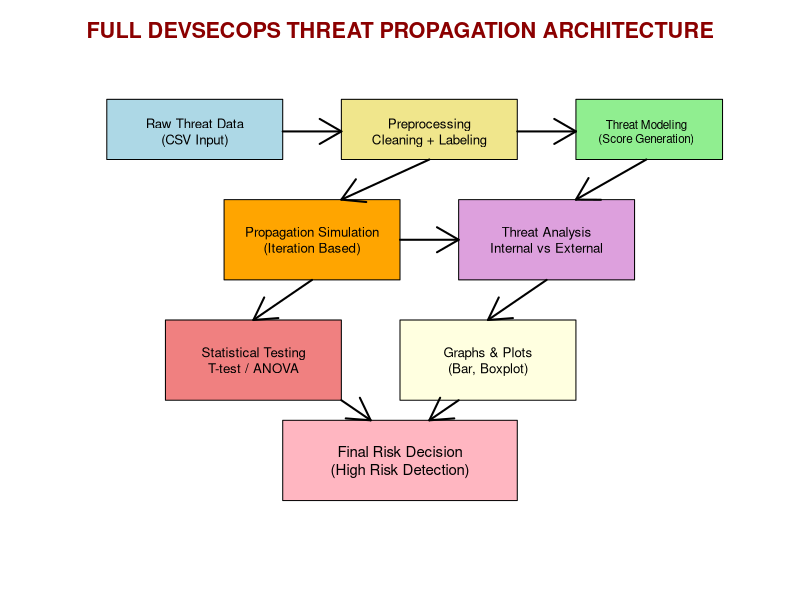

Recreate this plot in R.
############################################################
# STEP 5 : MODEL EVALUATION & FINAL RESULT
############################################################

rm(list = ls())

############################################################
# 1. LOAD DATA
############################################################

data <- read.csv("modeled_threat_data.csv")

############################################################
# 2. CONVERT FACTORS
############################################################

data$Risk_Level <- as.factor(data$Risk_Level)

############################################################
# 3. ANOVA TEST
############################################################

anova_model <- aov(Propagation_Score ~ Risk_Level, data=data)

cat("\n==============================\n")
cat("STEP 5 COMPLETED\n")
cat("==============================\n")

cat("\nANOVA RESULT:\n")
print(summary(anova_model))

############################################################
# 4. MEAN COMPARISON
############################################################

means <- aggregate(Propagation_Score ~ Risk_Level, data, mean)

cat("\nMean Propagation Score by Risk Level:\n")
print(means)

############################################################
# 5. SAVE RESULTS
############################################################

write.csv(means, "final_evaluation.csv", row.names=FALSE)

############################################################
# 6. CREATE FOLDER
############################################################

if(!dir.exists("Step5_Plots")){
  dir.create("Step5_Plots")
}

############################################################
# 7. VISUALIZATION
############################################################

# BAR GRAPH
png("Step5_Plots/risk_mean.png",1200,800)

barplot(means$Propagation_Score,
        names.arg=means$Risk_Level,
        col=c("green","orange","red"),
        main="Mean Propagation Score by Risk Level")

dev.off()

# BOXPLOT
png("Step5_Plots/final_boxplot.png",1200,800)

boxplot(Propagation_Score ~ Risk_Level,
        data=data,
        col=c("green","orange","red"),
        main="Final Risk Analysis")

dev.off()

############################################################
# 8. FINAL DECISION
############################################################

highest <- means$Risk_Level[which.max(means$Propagation_Score)]

cat("\nFINAL INSIGHT:\n")
cat("Highest Risk Level is:", highest, "\n")

############################################################
# 9. MASTER ARCHITECTURE (FULL SYSTEM DESIGN)
############################################################

par(mar=c(1,1,3,1))
plot(0,0,type="n",xlim=c(0,12),ylim=c(0,12),
     axes=FALSE,xlab="",ylab="")

############################################
# LAYER 1 — DATA INPUT
############################################
rect(1,10,4,11.5,col="lightblue")
text(2.5,10.7,"Raw Threat Data\n(CSV Input)",cex=0.8)

############################################
# LAYER 2 — DATA PROCESSING
############################################
rect(5,10,8,11.5,col="khaki")
text(6.5,10.7,"Preprocessing\nCleaning + Labeling",cex=0.8)

############################################
# LAYER 3 — MODELING
############################################
rect(9,10,11.5,11.5,col="lightgreen")
text(10.2,10.7,"Threat Modeling\n(Score Generation)",cex=0.7)

############################################
# LAYER 4 — SIMULATION ENGINE
############################################
rect(3,7,6,9,col="orange")
text(4.5,8,"Propagation Simulation\n(Iteration Based)",cex=0.8)

############################################
# LAYER 5 — ANALYSIS
############################################
rect(7,7,10,9,col="plum")
text(8.5,8,"Threat Analysis\nInternal vs External",cex=0.8)

############################################
# LAYER 6 — STATISTICS
############################################
rect(2,4,5,6,col="lightcoral")
text(3.5,5,"Statistical Testing\nT-test / ANOVA",cex=0.8)

############################################
# LAYER 7 — VISUALIZATION
############################################
rect(6,4,9,6,col="lightyellow")
text(7.5,5,"Graphs & Plots\n(Bar, Boxplot)",cex=0.8)

############################################
# LAYER 8 — FINAL DECISION
############################################
rect(4,1.5,8,3.5,col="lightpink")
text(6,2.5,"Final Risk Decision\n(High Risk Detection)",cex=0.9)

############################################
# CONNECTION ARROWS
############################################

# Top Flow
arrows(4,10.7,5,10.7,lwd=2)
arrows(8,10.7,9,10.7,lwd=2)

# Down Flow
arrows(6.5,10,5,9,lwd=2)
arrows(10.2,10,9,9,lwd=2)

# Simulation to Analysis
arrows(6,8,7,8,lwd=2)

# Down to Stats & Viz
arrows(4.5,7,3.5,6,lwd=2)
arrows(8.5,7,7.5,6,lwd=2)

# Final Merge
arrows(5,4,5.5,3.5,lwd=2)
arrows(7,4,6.5,3.5,lwd=2)

############################################
# TITLE
############################################

title("FULL DEVSECOPS THREAT PROPAGATION ARCHITECTURE",
      col.main="darkred",cex.main=1.3)
############################################################
# FINAL MESSAGE
############################################################

cat("\nEvaluation saved: final_evaluation.csv\n")
cat("\nGraphs saved in Step5_Plots folder\n")
cat("\nFinal Architecture shown in Plots panel\n")
